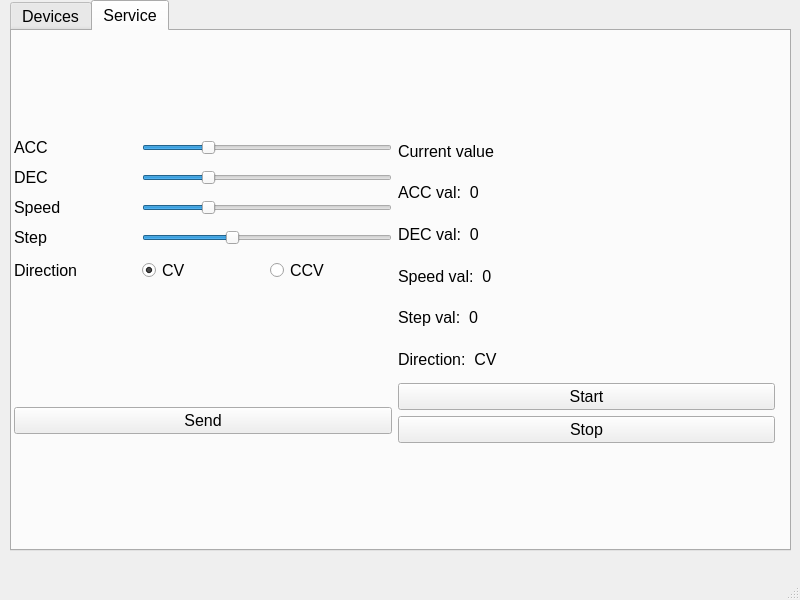
<?xml version="1.0" encoding="UTF-8"?>
<ui version="4.0">
 <class>MainWindow</class>
 <widget class="QMainWindow" name="MainWindow">
  <property name="geometry">
   <rect>
    <x>0</x>
    <y>0</y>
    <width>800</width>
    <height>600</height>
   </rect>
  </property>
  <property name="windowTitle">
   <string>MainWindow</string>
  </property>
  <widget class="QWidget" name="centralwidget">
   <widget class="QTabWidget" name="ServiceWidget">
    <property name="geometry">
     <rect>
      <x>10</x>
      <y>0</y>
      <width>781</width>
      <height>551</height>
     </rect>
    </property>
    <property name="font">
     <font>
      <pointsize>12</pointsize>
     </font>
    </property>
    <property name="currentIndex">
     <number>1</number>
    </property>
    <widget class="QWidget" name="tab">
     <attribute name="title">
      <string>Devices</string>
     </attribute>
    </widget>
    <widget class="QWidget" name="tab_2">
     <attribute name="title">
      <string>Service</string>
     </attribute>
     <widget class="QWidget" name="">
      <property name="geometry">
       <rect>
        <x>2</x>
        <y>2</y>
        <width>761</width>
        <height>511</height>
       </rect>
      </property>
      <layout class="QGridLayout" name="gridLayout_4">
       <item row="0" column="0">
        <layout class="QGridLayout" name="gridLayout_2">
         <item row="0" column="0">
          <widget class="QLabel" name="label_8">
           <property name="font">
            <font>
             <pointsize>12</pointsize>
            </font>
           </property>
           <property name="text">
            <string>ACC</string>
           </property>
          </widget>
         </item>
         <item row="0" column="1" colspan="2">
          <widget class="QSlider" name="Speed_slider_2">
           <property name="value">
            <number>25</number>
           </property>
           <property name="orientation">
            <enum>Qt::Horizontal</enum>
           </property>
          </widget>
         </item>
         <item row="1" column="0">
          <widget class="QLabel" name="label_17">
           <property name="font">
            <font>
             <pointsize>12</pointsize>
            </font>
           </property>
           <property name="text">
            <string>DEC</string>
           </property>
          </widget>
         </item>
         <item row="1" column="1" colspan="2">
          <widget class="QSlider" name="Speed_slider_5">
           <property name="value">
            <number>25</number>
           </property>
           <property name="orientation">
            <enum>Qt::Horizontal</enum>
           </property>
          </widget>
         </item>
         <item row="2" column="0">
          <widget class="QLabel" name="label">
           <property name="font">
            <font>
             <pointsize>12</pointsize>
            </font>
           </property>
           <property name="text">
            <string>Speed</string>
           </property>
          </widget>
         </item>
         <item row="2" column="1" colspan="2">
          <widget class="QSlider" name="Speed_slider">
           <property name="value">
            <number>25</number>
           </property>
           <property name="orientation">
            <enum>Qt::Horizontal</enum>
           </property>
          </widget>
         </item>
         <item row="3" column="0">
          <widget class="QLabel" name="label_2">
           <property name="font">
            <font>
             <pointsize>12</pointsize>
            </font>
           </property>
           <property name="text">
            <string>Step</string>
           </property>
          </widget>
         </item>
         <item row="3" column="1" colspan="2">
          <widget class="QSlider" name="Step_slider">
           <property name="value">
            <number>35</number>
           </property>
           <property name="orientation">
            <enum>Qt::Horizontal</enum>
           </property>
          </widget>
         </item>
         <item row="4" column="0">
          <widget class="QLabel" name="label_3">
           <property name="font">
            <font>
             <pointsize>12</pointsize>
            </font>
           </property>
           <property name="text">
            <string>Direction</string>
           </property>
          </widget>
         </item>
         <item row="4" column="1">
          <widget class="QRadioButton" name="radioButton">
           <property name="text">
            <string>CV</string>
           </property>
           <property name="checked">
            <bool>true</bool>
           </property>
          </widget>
         </item>
         <item row="4" column="2">
          <widget class="QRadioButton" name="radioButton_2">
           <property name="text">
            <string>CCV</string>
           </property>
          </widget>
         </item>
        </layout>
       </item>
       <item row="0" column="1" rowspan="2">
        <layout class="QGridLayout" name="gridLayout">
         <item row="0" column="0">
          <widget class="QLabel" name="label_4">
           <property name="font">
            <font>
             <pointsize>12</pointsize>
            </font>
           </property>
           <property name="toolTipDuration">
            <number>5</number>
           </property>
           <property name="text">
            <string>Current value</string>
           </property>
          </widget>
         </item>
         <item row="1" column="0">
          <widget class="QLabel" name="label_18">
           <property name="font">
            <font>
             <pointsize>12</pointsize>
            </font>
           </property>
           <property name="text">
            <string>ACC val:  0</string>
           </property>
          </widget>
         </item>
         <item row="2" column="0">
          <widget class="QLabel" name="label_19">
           <property name="font">
            <font>
             <pointsize>12</pointsize>
            </font>
           </property>
           <property name="text">
            <string>DEC val:  0</string>
           </property>
          </widget>
         </item>
         <item row="3" column="0">
          <widget class="QLabel" name="label_5">
           <property name="font">
            <font>
             <pointsize>12</pointsize>
            </font>
           </property>
           <property name="text">
            <string>Speed val:  0</string>
           </property>
          </widget>
         </item>
         <item row="4" column="0">
          <widget class="QLabel" name="label_6">
           <property name="font">
            <font>
             <pointsize>12</pointsize>
            </font>
           </property>
           <property name="text">
            <string>Step val:  0</string>
           </property>
          </widget>
         </item>
         <item row="5" column="0">
          <widget class="QLabel" name="label_7">
           <property name="font">
            <font>
             <pointsize>12</pointsize>
            </font>
           </property>
           <property name="text">
            <string>Direction:  CV</string>
           </property>
          </widget>
         </item>
         <item row="6" column="0">
          <widget class="QPushButton" name="pushButton_2">
           <property name="font">
            <font>
             <pointsize>12</pointsize>
            </font>
           </property>
           <property name="text">
            <string>Start</string>
           </property>
          </widget>
         </item>
         <item row="7" column="0">
          <widget class="QPushButton" name="pushButton_3">
           <property name="font">
            <font>
             <pointsize>12</pointsize>
            </font>
           </property>
           <property name="text">
            <string>Stop</string>
           </property>
          </widget>
         </item>
        </layout>
       </item>
       <item row="1" column="0">
        <widget class="QPushButton" name="pushButton">
         <property name="font">
          <font>
           <pointsize>12</pointsize>
          </font>
         </property>
         <property name="text">
          <string>Send</string>
         </property>
        </widget>
       </item>
      </layout>
     </widget>
    </widget>
   </widget>
  </widget>
  <widget class="QMenuBar" name="menubar">
   <property name="geometry">
    <rect>
     <x>0</x>
     <y>0</y>
     <width>800</width>
     <height>21</height>
    </rect>
   </property>
  </widget>
  <widget class="QStatusBar" name="statusbar"/>
 </widget>
 <resources/>
 <connections/>
</ui>
